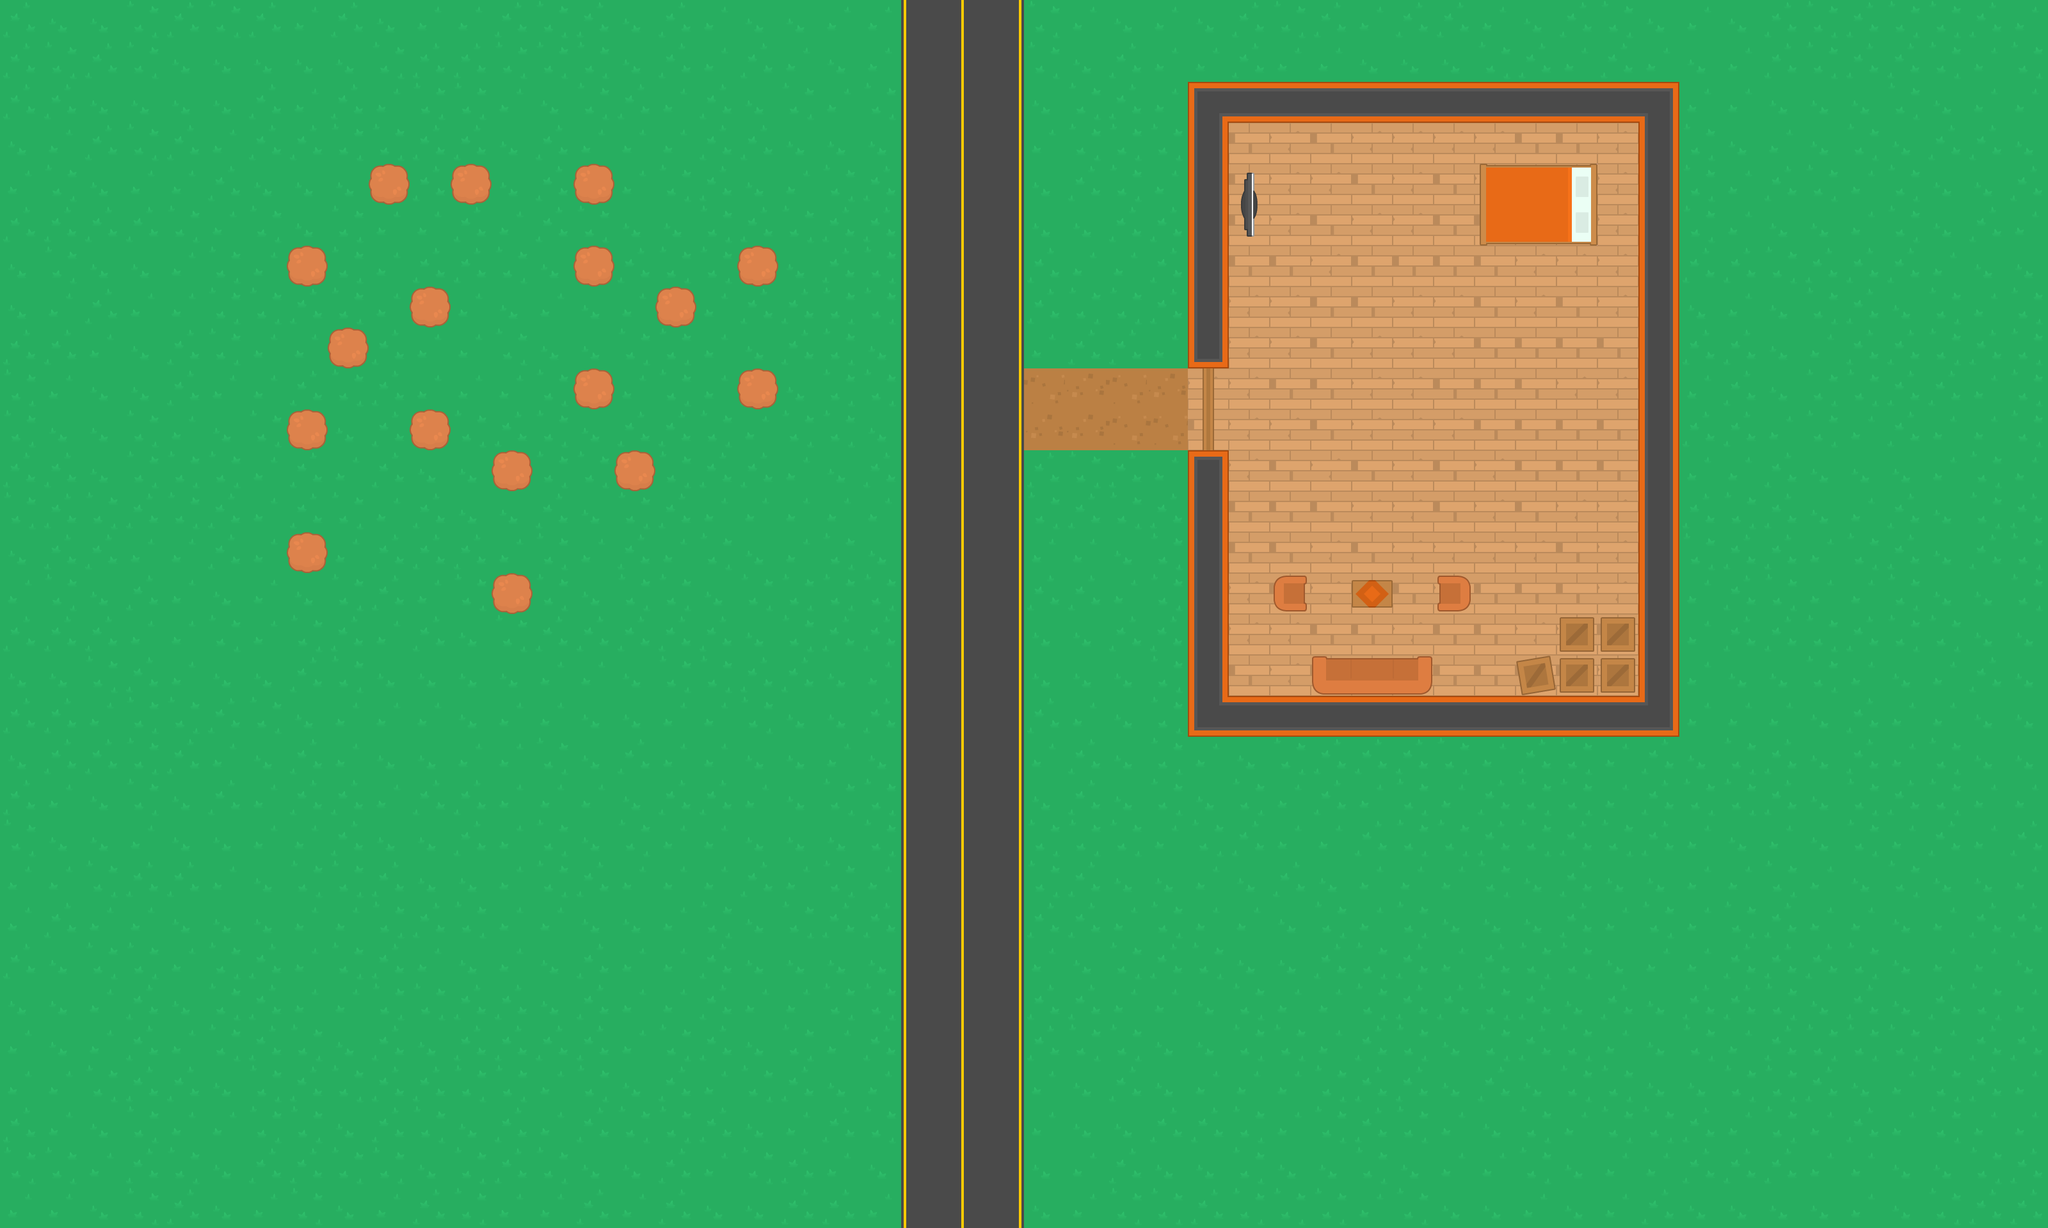

Rendered tile map (Tiled .tmx) drawn with the repository's tilesets; below, a short description and the map source with its tile grids summarised:
An orthogonal 50x30 tile map with 64x64 px tiles, 4 tile layers (Ground, Items, Walls, Trees).

<map version="1.0" tiledversion="1.1.4" orientation="orthogonal" renderorder="right-down" width="50" height="30" tilewidth="64" tileheight="64" infinite="0" nextobjectid="1">
 <tileset firstgid="1" source="Kenney Topdown Shooter Pack.tsx" />
 <layer name="Ground" width="50" height="30">
  <data>[1500 cells, 1500 non-empty, 11 distinct tile ids]</data>
 </layer>
 <layer name="Items" width="50" height="30">
  <data>[1500 cells, 21 non-empty, 16 distinct tile ids]</data>
 </layer>
 <layer name="Walls" width="50" height="30">
  <data>[1500 cells, 50 non-empty, 8 distinct tile ids]</data>
 </layer>
 <layer name="Trees" width="50" height="30">
  <data>[1500 cells, 17 non-empty, 1 distinct tile ids]</data>
 </layer>
</map>
